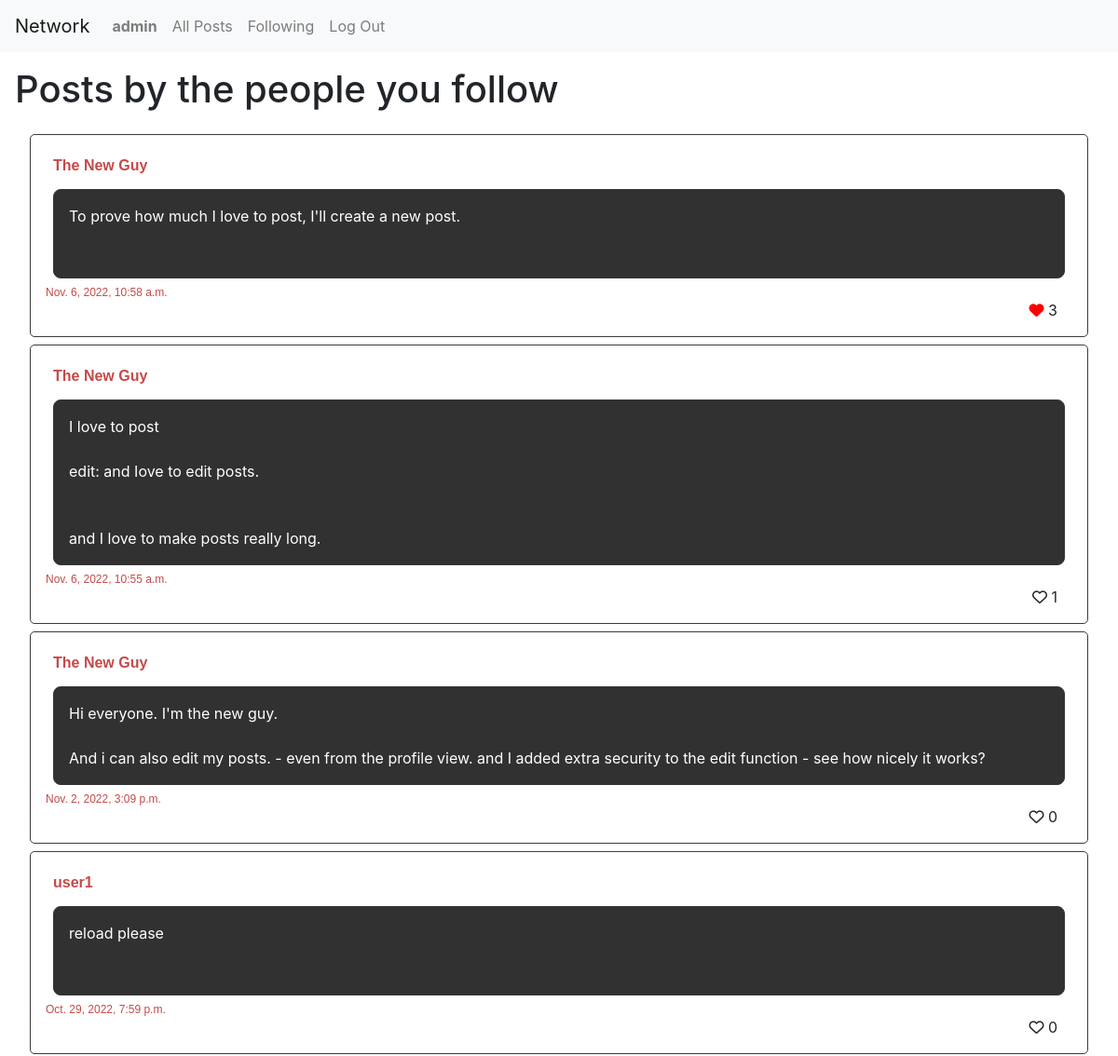
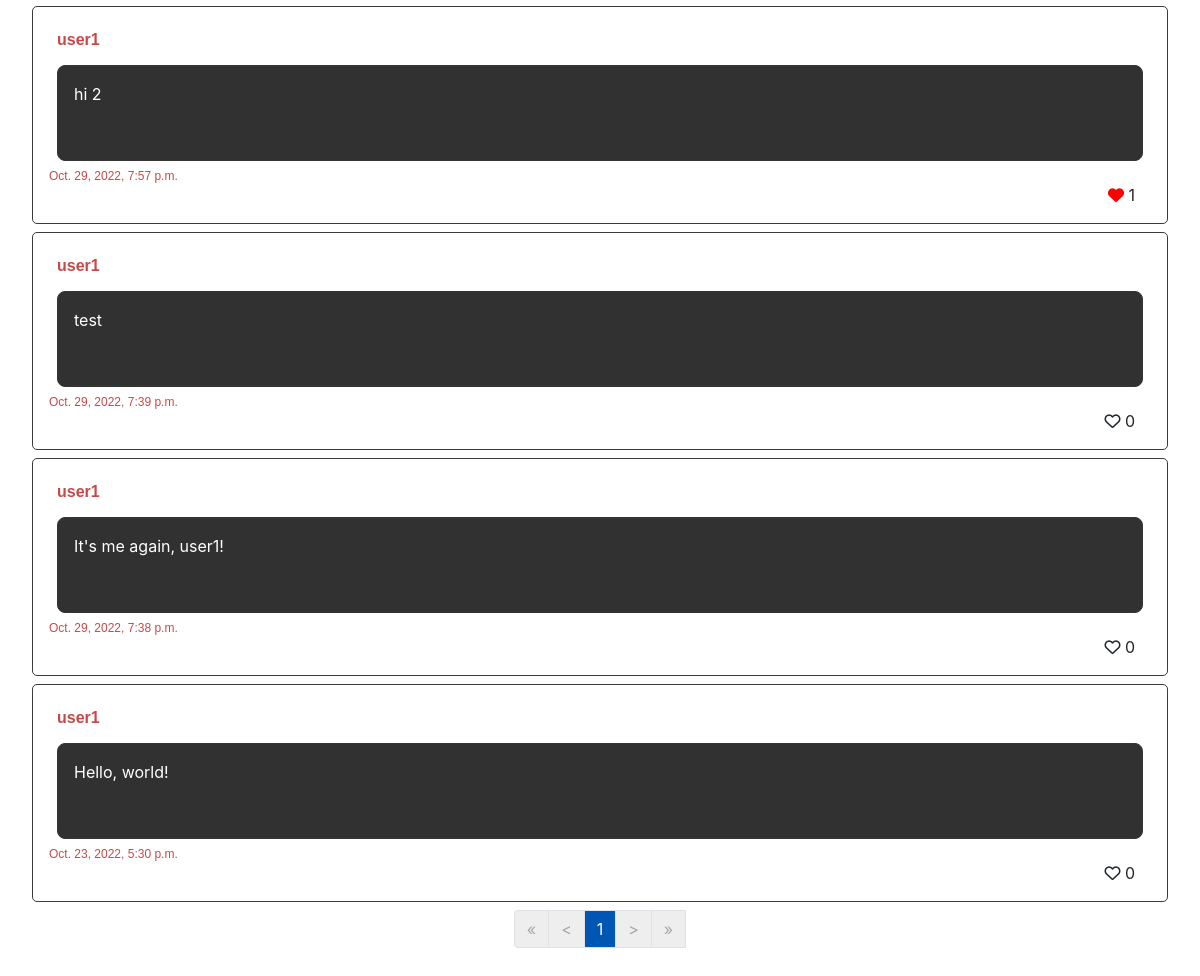
The page /following (signed in) on the database its author committed (2 pictures, top to bottom).
### network/models.py (models this page shows, shortened)
class User(AbstractUser):
    pass

class Post(models.Model):
    user = models.ForeignKey(User, on_delete=models.CASCADE, related_name='poster')
    created = models.DateTimeField(auto_now_add=True)
    content = models.TextField()
    likes = models.ManyToManyField(User, related_name='likes', blank=True)

### network/views.py (the view)
# urls.py: path("following", views.FollowingPage.as_view(), name="following"),
class FollowingPage(LoginRequiredMixin, ListView):
    login_url = '../login'
    paginate_by = NUM_POSTS_PER_PAGE
    context_object_name = "posts"
    ordering = ['-created']
    template_name = "network/index.html"
    def get_context_data(self, **kwargs):
        context = super(FollowingPage, self).get_context_data(**kwargs)
        context.update({
            'following_page': True,
            'liked': Post.objects.filter(likes=self.request.user).exists()  # what the heck is this?
        })
        return context
    def get_queryset(self):
        following = Follower.objects.filter(follower=self.request.user)
        profiles = User.objects.filter(user__in=following)
        return Post.objects.filter(user__in=profiles).order_by('-created')

### network/templatetags/network_extras.py (called while the page is built)
@register.simple_tag
def liked(post, liked_by):
    return post.likes.contains(liked_by)

### network/templates/network/index.html (shortened to what this page needs)
{% extends "network/layout.html" %}
{% load network_extras %}
{% block body %}
<div id='home'>
    {% if following_page %}
        <h1>Posts by the people you follow</h1>
    {% endif %}
    <div id="posts">
        {% for post in posts %}
            <div class="post">
                <div>
                    <span class="post-username">{{post.user}}</span>
                </div><div class="post-content">{{post.content}}</div>
                <div class="post-created">
                    {{post.created}}
                </div>
                <div class="post-likes">
                    {% if user.is_authenticated %}
                        {% liked  liked_by=request.user post=post as liked %}
                            {% if liked %}
                                    <i class="fas fa-heart like-button" style="color: red;"></i> <span class="likes-counter">{{post.likes.count}}</span>
                            {% else %}
                                    <i class="fa-regular fa-heart like-button"></i> <span class="likes-counter">{{post.likes.count}}</span>
                            {% endif %}
                    {% else %}
                        <i class="fa-regular fa-heart like-button"></i> <span class="likes-counter">{{post.likes.count}}</span>
                    {% endif %}
                </div>
            </div>
        {% endfor %}
        <nav aria-label="Page navigation">
            <ul class="pagination">
                <li class="page-item"><a class="page-link {% if not page_obj.has_previous %} deactivated {% endif %}" href="?page=1">&laquo;</a></li>
                <li class="page-item"><a class="page-link {% if not page_obj.has_previous %} deactivated {% endif %}" href="{% if page_obj.has_previous %} ?page={{ page_obj.previous_page_number }} {% endif %}">&lt;</a></li>
                {% for p in paginator.page_range %}
                    <li class="page-item"><a class="page-link {% if page_obj.number == p %} selected-page {% endif %}" href="?page={{p}}" >{{p}}</a></li>
                {% endfor %}
                <a class="page-link {% if not page_obj.has_next %} deactivated {% endif %}" href="{% if page_obj.has_next %} ?page={{ page_obj.next_page_number }} {% endif %}">&gt;</a>
                <a class="page-link {% if not page_obj.has_next %} deactivated {% endif %}" href="?page={{ paginator.num_pages }}">&raquo;</a>
            </ul>
        </nav>
    </div>
</div>
{% endblock %}

### network/templates/network/layout.html (shortened to what this page needs)
{% load static %}
<!DOCTYPE html>
<html lang="en">
    <head>
        <link rel="stylesheet" href="https://stackpath.bootstrapcdn.com/bootstrap/4.4.1/css/bootstrap.min.css">
        <link href="{% static 'network/styles.css' %}" rel="stylesheet">
    </head>
    <body>
        <nav class="navbar navbar-expand-lg navbar-light bg-light">
            <a class="navbar-brand" href="#">Network</a>
            <div>
              <ul class="navbar-nav mr-auto">
                {% if user.is_authenticated %}
                    <li class="nav-item">
                        <a class="nav-link" href="#"><strong>{{ user.username }}</strong></a>
                    </li>
                {% endif %}
                <li class="nav-item">
                  <a class="nav-link" href="{% url 'index' %}">All Posts</a>
                </li>
                {% if user.is_authenticated %}
                    <li class="nav-item">
                        <a class="nav-link" href="{% url 'following' %}">Following</a>
                    </li>
                    <li class="nav-item">
                        <a class="nav-link" href="{% url 'logout' %}">Log Out</a>
                    </li>
                {% endif %}
              </ul>
            </div>
          </nav>
        <div class="body">
            {% block body %}
            {% endblock %}
        </div>
    </body>
</html>

### network/static/network/styles.css (style rules this page uses)
.body { padding: 1rem; }
#posts { padding: 1rem; }
.post { border: #3b3b3b 1px solid; padding: 1rem; margin-bottom: 0.5rem; border-radius: 5px; display: flex; flex-direction: column; }
.post-username { font: 700 1rem "montserrat", sans-serif; color: #c64949; margin: 0.5rem; display: inline-block; cursor: pointer; }
.post-content { min-height: 6rem; border: #363636 1px solid; border-radius: 8px; background-color: #313131; color: white; padding: 1rem; margin: 0.5rem; white-space: pre; }
.post-created { font: 400 0.75rem "montserrat", sans-serif; color: #c64949; }
.post-likes { align-self: flex-end; margin: 0 1rem; }
.pagination { display: flex; justify-content: center; }
.deactivated { color: #a7a7a7 !important; background-color: rgba(207, 207, 207, 0.349) !important; }
.selected-page { color: white; background-color: #0056b3; }

### rows shown on the page
User: username "admin"
Post: user "The New Guy", content "To prove how much I love to post, I'll create a new post.", created "Nov. 6, 2022, 10:58 a.m.", likes.count "3"
Post: user "The New Guy", content "I love to post edit: and Iove to edit posts. and I love to make posts really long.", created "Nov. 6, 2022, 10:55 a.m.", likes.count "1"
Post: user "The New Guy", content "Hi everyone. I'm the new guy. And i can also edit my posts. - even from the profile view. and I added extra security to the edit function - see how nicely it works?", created "Nov. 2, 2022, 3:09 p.m.", likes.count "0"
Post: user "user1", content "reload please", created "Oct. 29, 2022, 7:59 p.m.", likes.count "0"
Post: user "user1", content "hi 2", created "Oct. 29, 2022, 7:57 p.m.", likes.count "1"
Post: user "user1", content "test", created "Oct. 29, 2022, 7:39 p.m.", likes.count "0"
Post: user "user1", content "It's me again, user1!", created "Oct. 29, 2022, 7:38 p.m.", likes.count "0"
Post: user "user1", content "Hello, world!", created "Oct. 23, 2022, 5:30 p.m.", likes.count "0"

### other values the page prints
{{ p }} "1"
